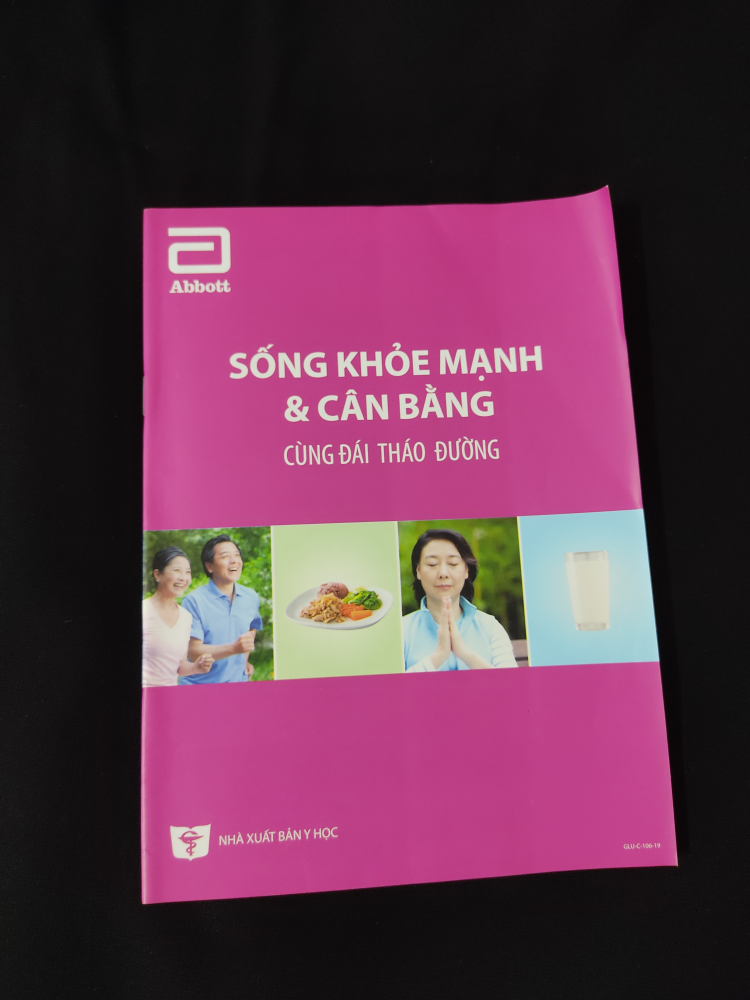
#> input picture data_test/1624361242497.jpg, 3000 x 4000 px, given as the content of the folder data_test/1624361242497.jpg, which was not available (shown at 1/4 size)
$ python -i scanner.py   (imports and definitions only)
#> lines starting #> are read from the running program, lines starting #| are printed output that depends on the picture; after the words box and inside, x2 and y2 are one past the last pixel; in counts of white or black regions, pixels touching at a corner belong together; pictures that were not available may be replaced by others from this repository, and a replacement may not be noted
### Utlis.py
import cv2
import numpy as np

#lấy 4 điểm từ countour
def reorder(myPoints):
    myPoints = myPoints.reshape((4, 2))
    myPointsNew = np.zeros((4, 1, 2), dtype = np.int32)
    add = myPoints.sum(1)

    myPointsNew[0] = myPoints[np.argmin(add)]
    myPointsNew[3] = myPoints[np.argmax(add)]
    diff = np.diff(myPoints, axis = 1)
    myPointsNew[1] = myPoints[np.argmin(diff)]
    myPointsNew[2] = myPoints[np.argmax(diff)]

    return myPointsNew

#tìm countour lớn nhất
def biggestContour(contours):
    biggest = np.array([])
    max_area = 0
    for i in contours:
        area = cv2.contourArea(i)
        if area > 5000:
            peri = cv2.arcLength(i, True)
            approx = cv2.approxPolyDP(i, 0.02 * peri, True)
            if area > max_area and len(approx) == 4:
                biggest = approx
                max_area = area
    return biggest, max_area

### scanner.py
import cv2
import numpy as np
import Utlis as utlis
import os

########################################################################
heightImg = 720
widthImg = 540
########################################################################

def scanner(pathImage):
    # lấy path file ảnh từ đường dẫn đến folder chứa ảnh
#> called with pathImage = 'data_test/1624361242497.jpg'
    FJoin = os.path.join
    files = [FJoin(pathImage, f) for f in os.listdir(pathImage)]

    images = []


    for path in files:
        img = cv2.imread(path)
#> img is the input picture: shape (4000, 3000, 3); mean B, G, R 74.3, 53.4, 94.8
        img = cv2.resize(img, None, fx = 0.3, fy = 0.3)  # RESIZE ảnh
#> img: shape (1200, 900, 3)
        imgGray = cv2.cvtColor(img, cv2.COLOR_BGR2GRAY)  # CONVERT ảnh thành GRAY SCALE
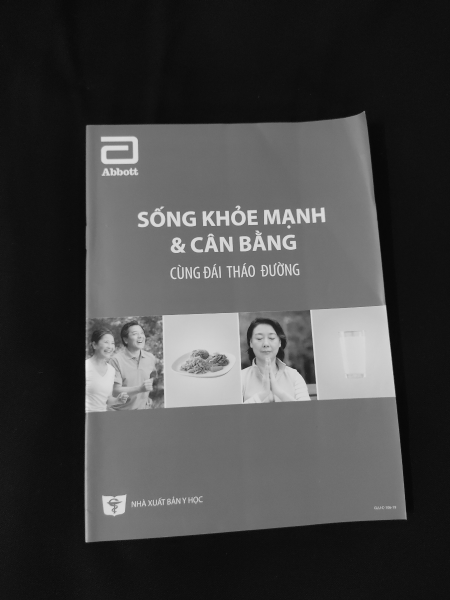
#> imgGray: shape (1200, 900) (shown at 1/2 size); min 0, max 239, mean 68.2
        imgBlur = cv2.GaussianBlur(imgGray, (5, 5), 0)  # GAUSSIAN BLUR
        imgThreshold = cv2.Canny(imgBlur, 30, 50)  # CANNY BLUR
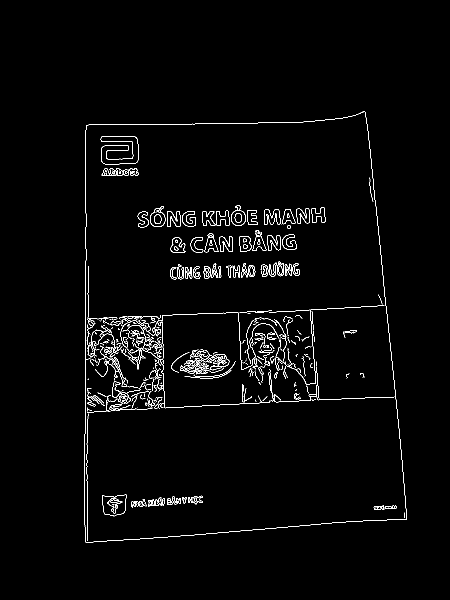
#> imgThreshold: shape (1200, 900) (shown at 1/2 size); 1.9% white in thin lines or dots, all inside (x1, y1, x2, y2) = (169, 222, 814, 1085)
        kernel = np.ones((5, 5))
        imgDial = cv2.dilate(imgThreshold, kernel, iterations = 2)  # APPLY DILATION
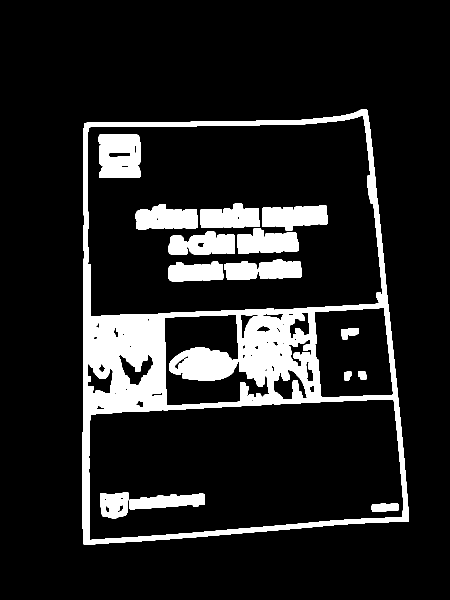
#> imgDial: shape (1200, 900) (shown at 1/2 size); 12.8% white; 18 white regions, largest, box (x1, y1, x2, y2) and area: (165, 218, 818, 1089) 84678, (339, 694, 475, 761) 6693, (197, 268, 281, 356) 6525
        imgThreshold = cv2.erode(imgDial, kernel, iterations = 1)  # APPLY EROSION
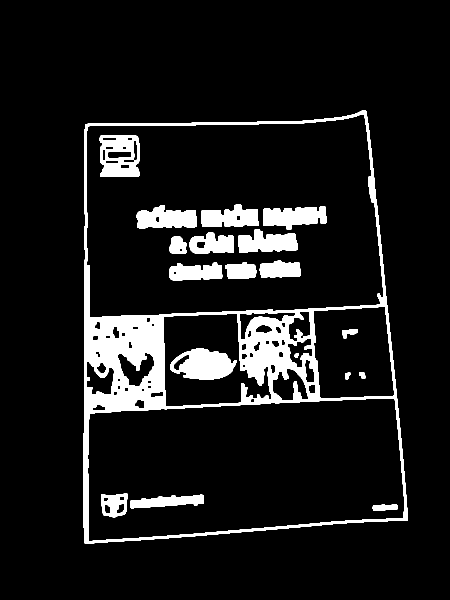
#> imgThreshold: shape (1200, 900) (shown at 1/2 size); 9.5% white; 19 white regions

        # tìm tất cả countour
        contours, hierarchy = cv2.findContours(imgThreshold, cv2.RETR_EXTERNAL,
                                               cv2.CHAIN_APPROX_SIMPLE)
#> contours = 1 contour; box (x1, y1, x2, y2) and area: (167, 220, 816, 1087) 499968

        # lấy countour lớn nhất
        biggest, maxArea = utlis.biggestContour(contours)
#> the loop in biggestContour, `for i in contours:` made 1 pass
#> (area, peri, biggest, max_area) on pass 1: (499968, 2935.2, [[731, 220], [170, 249], [169, 1086], [815, 1040]], 499968)
#> after the loop in biggestContour, `for i in contours:`: max_area = 499968
#> biggest = [[731, 220], [170, 249], [169, 1086], [815, 1040]]; maxArea = 499968
        if biggest.size != 0:
            biggest = utlis.reorder(biggest)
#> in reorder, `myPoints = myPoints.reshape((4, 2))`: myPoints = [[731, 220], [170, 249], [169, 1086], [815, 1040]]
#> in reorder, `add = myPoints.sum(1)`: add = [951, 419, 1255, 1855]
#> in reorder, `diff = np.diff(myPoints, axis = 1)`: diff = [-511, 79, 917, 225]
#> biggest = [[170, 249], [731, 220], [169, 1086], [815, 1040]]
            pts1 = np.float32(biggest)
#> pts1 = [[170, 249], [731, 220], [169, 1086], [815, 1040]]
            pts2 = np.float32([[0, 0], [widthImg, 0], [0, heightImg], [widthImg, heightImg]])
            matrix = cv2.getPerspectiveTransform(pts1, pts2)
#> matrix = [[0.993, 0.00119, -169.1], [0.0536, 1.04, -267.5], [-1.44e-05, 0.000192, 1]]
            imgWarpColored = cv2.warpPerspective(img, matrix, (widthImg, heightImg))# cắt bìa sách từ BIGEST COUNTOUR tìm được
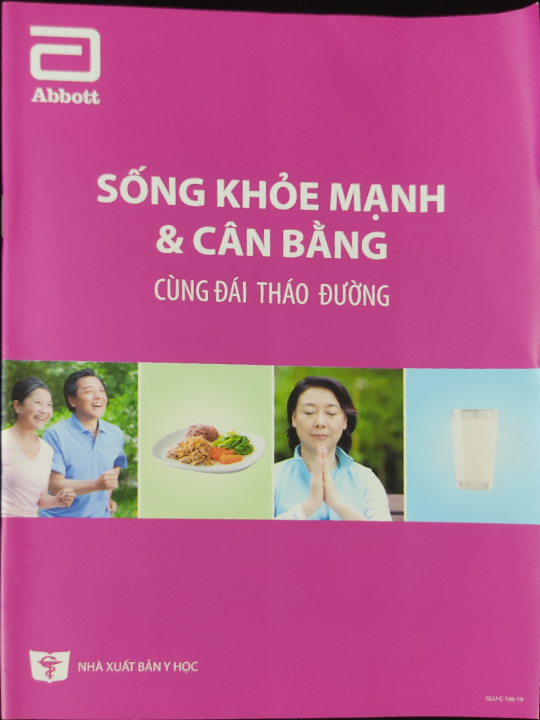
#> imgWarpColored: shape (720, 540, 3); mean B, G, R 140.9, 96.5, 184.1
            images.append(imgWarpColored)
        else:
            # Nếu không tìm thấy COUNTOUR thì ta vẫn thêm ảnh gốc vào nhưng sẽ in ra màng hình ảnh không contour được để cảnh báo
            print('not scanner image ', path)
            img = cv2.resize(img, (widthImg, heightImg))
            images.append(img)

    return (images, os.listdir(pathImage))

>>> result = scanner('data_test/1624361242497.jpg')

$ run again, on data_test/1624361242522.jpg
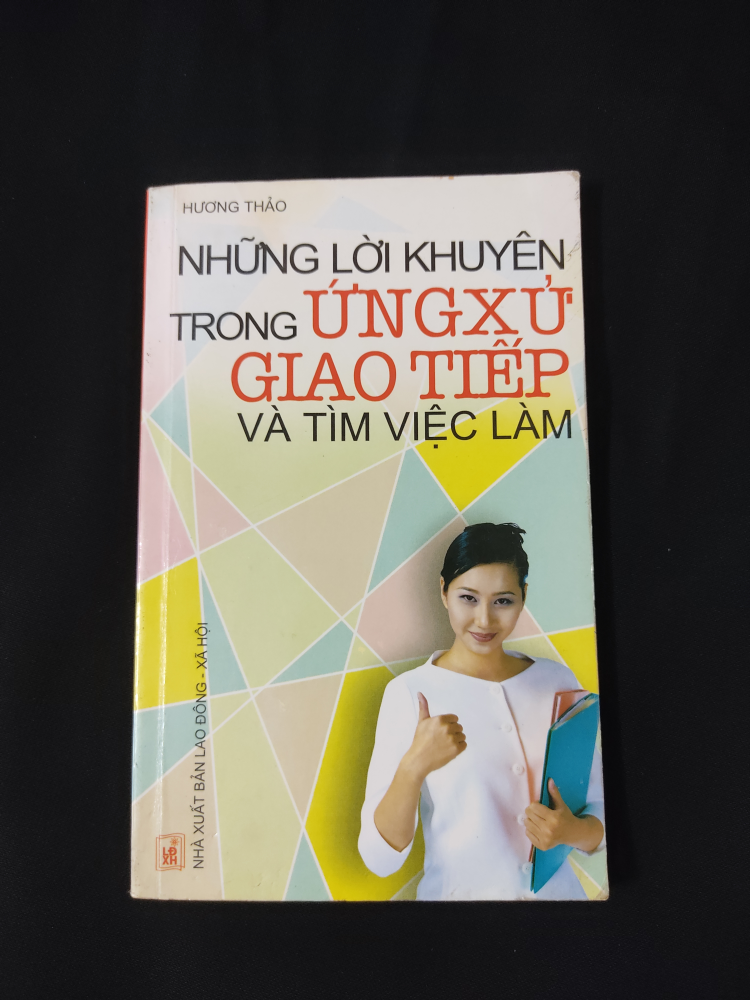
#> input picture data_test/1624361242522.jpg, 3000 x 4000 px, given as the content of the folder data_test/1624361242522.jpg, which was not available (shown at 1/4 size)
#> in scanner, img is the input picture: shape (4000, 3000, 3); mean B, G, R 82.2, 92.4, 95.4
#> img: shape (1200, 900, 3)
#> imgDial: shape (1200, 900); 20.1% white; 9 white regions, largest, box (x1, y1, x2, y2) and area: (147, 200, 735, 1086) 185372, (273, 417, 480, 534) 14834, (210, 280, 386, 335) 6929
#> in scanner, `imgThreshold = cv2.erode(imgDial, kernel, iterations = 1)`:
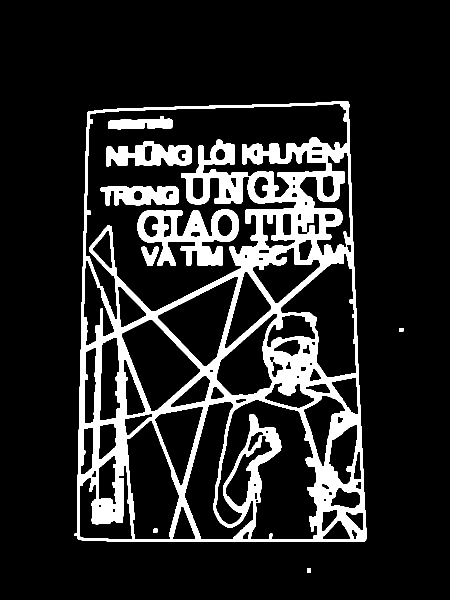
#> imgThreshold: shape (1200, 900) (shown at 1/2 size); 14.4% white; 9 white regions
#> contours = 3 contours; box (x1, y1, x2, y2) and area: (149, 202, 733, 1084) 479114, (614, 1137, 622, 1145) 49, (799, 656, 807, 664) 48
#> the loop in biggestContour, `for i in contours:` made 3 passes
#> (area, peri, biggest, max_area) on pass 3: (479114, 2877.4, [[696, 203], [174, 225], [157, 1079], [731, 1081]], 479114)
#> after the loop in biggestContour, `for i in contours:`: max_area = 479114
#> in scanner, `biggest, maxArea = utlis.biggestContour(contours)`: biggest = [[696, 203], [174, 225], [157, 1079], [731, 1081]]; maxArea = 479114
#> myPoints = [[696, 203], [174, 225], [157, 1079], [731, 1081]]
#> add = [899, 399, 1236, 1812]
#> diff = [-493, 51, 922, 350]
#> in scanner, `biggest = utlis.reorder(biggest)`: biggest = [[174, 225], [696, 203], [157, 1079], [731, 1081]]
#> matrix = [[1.1, 0.022, -197.1], [0.0405, 0.961, -223.2], [6.05e-05, 0.00012, 1]]
#> in scanner, `imgWarpColored = cv2.warpPerspective(img, matrix, (widthImg, heightImg..`:
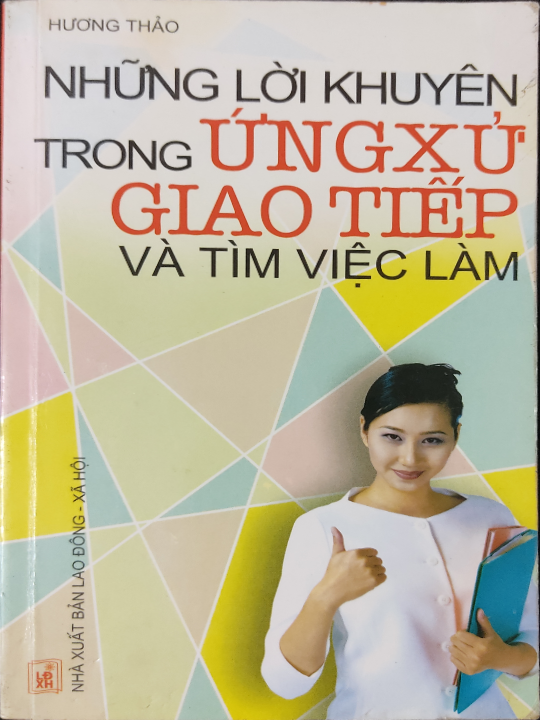
#> imgWarpColored: shape (720, 540, 3); mean B, G, R 159.4, 184.6, 191.8
